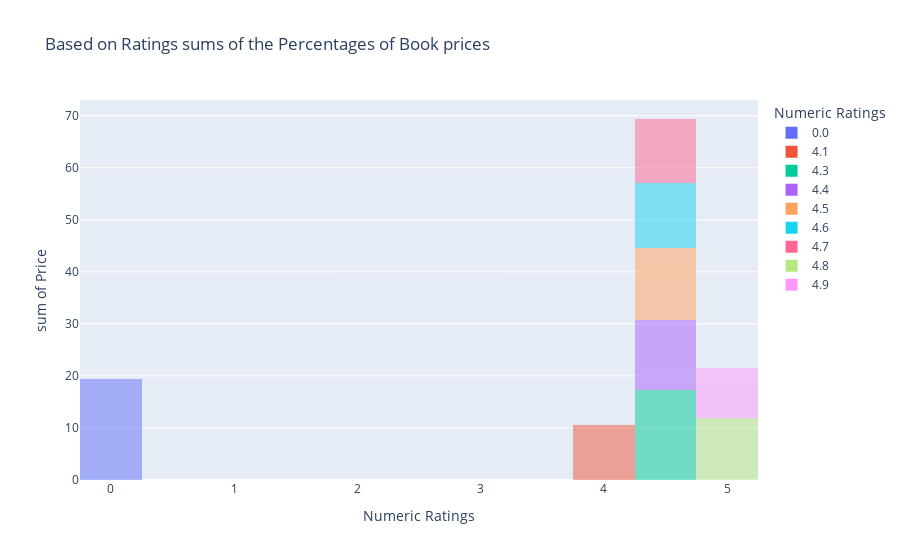

Notebook code cell kept with this figure:
### Markdown cell above
So we can see that __Dierche Weltatlas- Aktuele Ausgabe__ is the best book based on the ratings.

## Based on Ratings sums of the Percentages of Book prices

### Code cell
a = df.groupby(by="Numeric Ratings")[["Price"]].mean().reset_index()
fig= px.histogram(a, x="Numeric Ratings",y= "Price",opacity=0.5,nbins=10,
                  color="Numeric Ratings", title = "Based on Ratings sums of the Percentages of Book prices")
fig.show()

### Figure 1 — Plotly figure (JSON) as saved in the notebook; plotly's stock layout.template omitted (floating-point values rounded to 4 significant figures)
{"data": [{"alignmentgroup": "True", "bingroup": "x", "histfunc": "sum", "hovertemplate": "Numeric Ratings=%{x}<br>sum of Price=%{y}<extra></extra>", "legendgroup": "0.0", "marker": {"color": "#636efa", "opacity": 0.5}, "name": "0.0", "nbinsx": 10, "offsetgroup": "0.0", "orientation": "v", "showlegend": true, "type": "histogram", "x": [0], "xaxis": "x", "y": [19.4], "yaxis": "y"}, {"alignmentgroup": "True", "bingroup": "x", "histfunc": "sum", "hovertemplate": "Numeric Ratings=%{x}<br>sum of Price=%{y}<extra></extra>", "legendgroup": "4.1", "marker": {"color": "#EF553B", "opacity": 0.5}, "name": "4.1", "nbinsx": 10, "offsetgroup": "4.1", "orientation": "v", "showlegend": true, "type": "histogram", "x": [4.1], "xaxis": "x", "y": [10.5], "yaxis": "y"}, {"alignmentgroup": "True", "bingroup": "x", "histfunc": "sum", "hovertemplate": "Numeric Ratings=%{x}<br>sum of Price=%{y}<extra></extra>", "legendgroup": "4.3", "marker": {"color": "#00cc96", "opacity": 0.5}, "name": "4.3", "nbinsx": 10, "offsetgroup": "4.3", "orientation": "v", "showlegend": true, "type": "histogram", "x": [4.3], "xaxis": "x", "y": [17.31], "yaxis": "y"}, {"alignmentgroup": "True", "bingroup": "x", "histfunc": "sum", "hovertemplate": "Numeric Ratings=%{x}<br>sum of Price=%{y}<extra></extra>", "legendgroup": "4.4", "marker": {"color": "#ab63fa", "opacity": 0.5}, "name": "4.4", "nbinsx": 10, "offsetgroup": "4.4", "orientation": "v", "showlegend": true, "type": "histogram", "x": [4.4], "xaxis": "x", "y": [13.5], "yaxis": "y"}, {"alignmentgroup": "True", "bingroup": "x", "histfunc": "sum", "hovertemplate": "Numeric Ratings=%{x}<br>sum of Price=%{y}<extra></extra>", "legendgroup": "4.5", "marker": {"color": "#FFA15A", "opacity": 0.5}, "name": "4.5", "nbinsx": 10, "offsetgroup": "4.5", "orientation": "v", "showlegend": true, "type": "histogram", "x": [4.5], "xaxis": "x", "y": [13.87], "yaxis": "y"}, {"alignmentgroup": "True", "bingroup": "x", "histfunc": "sum", "hovertemplate": "Numeric Ratings=%{x}<br>sum of Price=%{y}<extra></extra>", "legendgroup": "4.6", "marker": {"color": "#19d3f3", "opacity": 0.5}, "name": "4.6", "nbinsx": 10, "offsetgroup": "4.6", "orientation": "v", "showlegend": true, "type": "histogram", "x": [4.6], "xaxis": "x", "y": [12.31], "yaxis": "y"}, {"alignmentgroup": "True", "bingroup": "x", "histfunc": "sum", "hovertemplate": "Numeric Ratings=%{x}<br>sum of Price=%{y}<extra></extra>", "legendgroup": "4.7", "marker": {"color": "#FF6692", "opacity": 0.5}, "name": "4.7", "nbinsx": 10, "offsetgroup": "4.7", "orientation": "v", "showlegend": true, "type": "histogram", "x": [4.7], "xaxis": "x", "y": [12.39], "yaxis": "y"}, {"alignmentgroup": "True", "bingroup": "x", "histfunc": "sum", "hovertemplate": "Numeric Ratings=%{x}<br>sum of Price=%{y}<extra></extra>", "legendgroup": "4.8", "marker": {"color": "#B6E880", "opacity": 0.5}, "name": "4.8", "nbinsx": 10, "offsetgroup": "4.8", "orientation": "v", "showlegend": true, "type": "histogram", "x": [4.8], "xaxis": "x", "y": [12.01], "yaxis": "y"}, {"alignmentgroup": "True", "bingroup": "x", "histfunc": "sum", "hovertemplate": "Numeric Ratings=%{x}<br>sum of Price=%{y}<extra></extra>", "legendgroup": "4.9", "marker": {"color": "#FF97FF", "opacity": 0.5}, "name": "4.9", "nbinsx": 10, "offsetgroup": "4.9", "orientation": "v", "showlegend": true, "type": "histogram", "x": [4.9], "xaxis": "x", "y": [9.588], "yaxis": "y"}], "layout": {"barmode": "relative", "legend": {"title": {"text": "Numeric Ratings"}, "tracegroupgap": 0}, "title": {"text": "Based on Ratings sums of the Percentages of Book prices"}, "xaxis": {"anchor": "y", "categoryarray": [0, 4.1, 4.3, 4.4, 4.5, 4.6, 4.7, 4.8, 4.9], "categoryorder": "array", "domain": [0, 1], "title": {"text": "Numeric Ratings"}}, "yaxis": {"anchor": "x", "domain": [0, 1], "title": {"text": "sum of Price"}}}}
